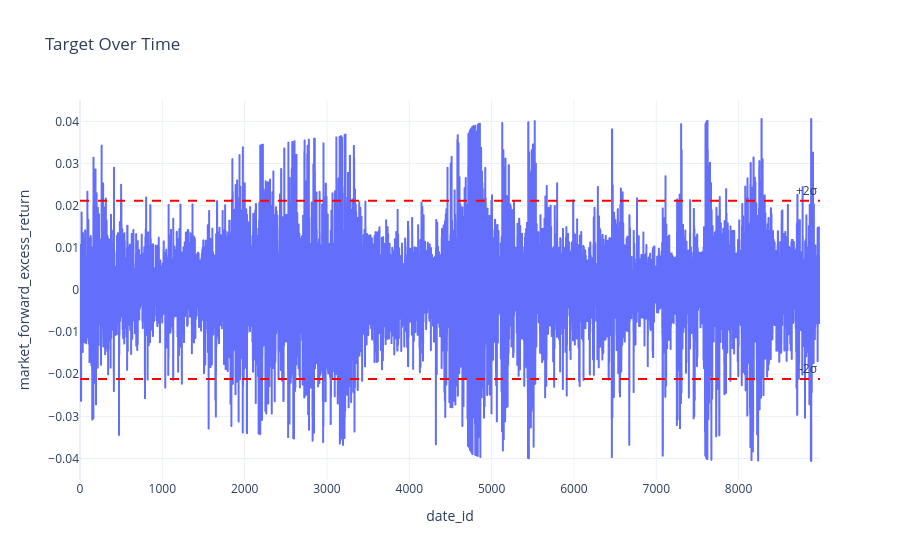

The code cell stored with this chart in its notebook:
### Markdown cell above
#### Temporal Dynamics of the Target

### Code cell
fig = px.line(df, x='date_id', y='target', title='Target Over Time')

# Add ±2 std dev reference lines
fig.add_hline(y=2 * df['target'].std(), line_color='red', line_dash='dash', annotation_text='+2σ')
fig.add_hline(y=-2 * df['target'].std(), line_color='red', line_dash='dash', annotation_text='-2σ')

fig.update_layout(
    xaxis_title='date_id',
    yaxis_title='market_forward_excess_return',
    template='plotly_white',
    hovermode='x unified'
)
fig.show()

### Figure 1 — Plotly figure (JSON) as saved in the notebook; plotly's stock layout.template omitted (floating-point values rounded to 4 significant figures; data arrays with more than 128 entries replaced by an {"elided": "..."} marker saying what was removed)
{"data": [{"hovertemplate": "date_id=%{x}<br>target=%{y}<extra></extra>", "legendgroup": "", "line": {"color": "#636efa", "dash": "solid"}, "marker": {"symbol": "circle"}, "mode": "lines", "name": "", "showlegend": false, "type": "scattergl", "x": {"elided": "8990 int values"}, "xaxis": "x", "y": {"elided": "8990 float values"}, "yaxis": "y"}], "layout": {"annotations": [{"showarrow": false, "text": "+2σ", "x": 1, "xanchor": "right", "xref": "x domain", "y": 0.02114, "yanchor": "bottom", "yref": "y"}, {"showarrow": false, "text": "-2σ", "x": 1, "xanchor": "right", "xref": "x domain", "y": -0.02114, "yanchor": "bottom", "yref": "y"}], "hovermode": "x unified", "legend": {"tracegroupgap": 0}, "shapes": [{"line": {"color": "red", "dash": "dash"}, "type": "line", "x0": 0, "x1": 1, "xref": "x domain", "y0": 0.02114, "y1": 0.02114, "yref": "y"}, {"line": {"color": "red", "dash": "dash"}, "type": "line", "x0": 0, "x1": 1, "xref": "x domain", "y0": -0.02114, "y1": -0.02114, "yref": "y"}], "title": {"text": "Target Over Time"}, "xaxis": {"anchor": "y", "domain": [0, 1], "title": {"text": "date_id"}}, "yaxis": {"anchor": "x", "domain": [0, 1], "title": {"text": "market_forward_excess_return"}}}}
